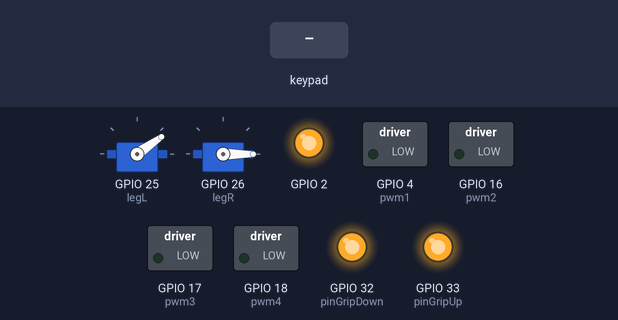
The sketch below on a simulated ESP32. Parts: 2 × servo, switched loads named in the sketch (green lamp = pin HIGH), output pins drawn as LEDs (lit = HIGH). The test bench sets the inputs (shaded band). Nothing arrives over Bluetooth unless stated.

Above: at 1.2 s.
1.3 s: key 'L' pressed
At 1.53 s:
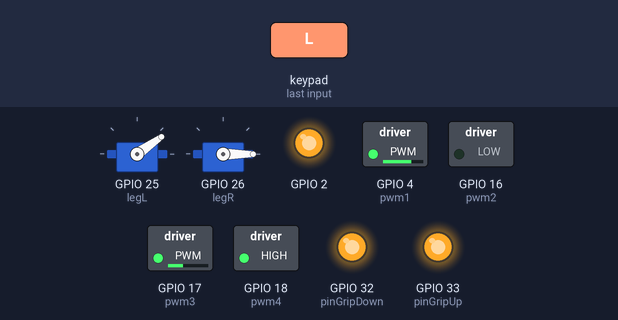
Timing chart, 0 to 1.5 s (numbered marks = the images above; inputs shaded):
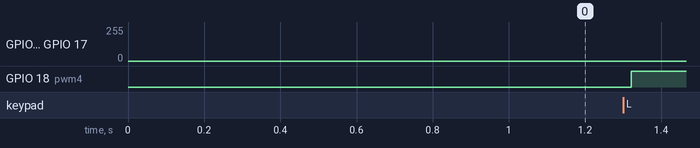

The sketch:

ManualBaronas2022.ino
```cpp
#include <Ps3Controller.h>
#include <Servo.h>
#define pwm1 4
#define pwm2 16
#define pwm3 17
#define pwm4 18
#define pinGripUp 33
#define pinGripDown 32
#define defaultSpeed 180

bool maju, mundur, kiri, kanan, LanalogKanan, LanalogKiri, nos, half;
bool gripUp, gripDown, gripOpen, gripClose;
int LanalogValX, nowSpeed;
Servo legL;
Servo legR;

void logic() {
  maju = Ps3.data.button.cross;
  mundur = Ps3.data.button.square;
  kiri = Ps3.data.button.left || LanalogKiri;
  kanan = Ps3.data.button.right || LanalogKanan;
  nos = Ps3.data.button.r1;
  half = Ps3.data.button.triangle;
  gripUp = Ps3.data.button.l1;
  gripDown = Ps3.data.button.l2;
  gripOpen = Ps3.data.button.r2;
  //gripClose = Ps3.data.button.;

  if (nos) nowSpeed = 255;
  else nowSpeed = defaultSpeed;


  if (half) {
    maju = 1;
    nowSpeed = 90;
  }

  if (gripUp && !gripDown) digitalWrite(pinGripUp, LOW);
  else if (!gripUp && gripDown) digitalWrite(pinGripDown, LOW);
  else {
    digitalWrite(pinGripUp, HIGH);
    digitalWrite(pinGripDown, HIGH);
  }

  if (gripOpen) letGripOpen();
  else letGripClose();
  if (!nos) {
    if      (maju && kiri)    motor(        0,  nowSpeed - 10);
    else if (maju && kanan)   motor( nowSpeed - 10,         0);
    else if (mundur && kiri)  motor(        0, -nowSpeed - 0);
    else if (mundur && kanan) motor(-nowSpeed + 0,         0);
    else if (maju)            motor( nowSpeed - 5,  nowSpeed - 0);
    else if (mundur)          motor(-nowSpeed - 80, -nowSpeed -80);
    else if (kiri)            motor(-nowSpeed + 23,  nowSpeed - 20);
    else if (kanan)           motor( nowSpeed - 20, -nowSpeed + 23);
    else                      motor(        0,         0);
  }
  if (half) {
    if      (maju && kiri)    motor(        0,  nowSpeed - 0);
    else if (maju && kanan)   motor( nowSpeed - 0,         0);
    else if (mundur && kiri)  motor(        0, -nowSpeed - 0);
    else if (mundur && kanan) motor(-nowSpeed + 0,         0);
    else if (maju)            motor( nowSpeed - 2,  nowSpeed - 0);
    else if (mundur)          motor(-nowSpeed + 6, -nowSpeed + 0);
    else if (kiri)            motor(-nowSpeed + 23,  nowSpeed - 20);
    else if (kanan)           motor( nowSpeed - 20, -nowSpeed + 23);
    else                      motor(        0,         0);
  }
  else {
    if      (maju && kiri)    motor(        0,  nowSpeed - 0);
    else if (maju && kanan)   motor( nowSpeed - 0,         0);
    else if (mundur && kiri)  motor(        0, -nowSpeed + 0);
    else if (mundur && kanan) motor(-nowSpeed + 0,         0);
    else if (maju)            motor( nowSpeed - 0,  nowSpeed - 3);
    else if (mundur)          motor(-nowSpeed + 0, -nowSpeed + 8);
    else if (kiri)            motor(-nowSpeed + 0,  nowSpeed - 0);
    else if (kanan)           motor( nowSpeed - 0, -nowSpeed + 0);
    else                      motor(        0,         0);

  }
}

void letGripOpen() {
  legL.write(0);
  legR.write(35);
}
void letGripClose() {
  legL.write(35);
  legR.write(0);
}

void setup() {
  Serial.begin(115200);
  Ps3.begin("00:00:00:27:20:07");
  ledcAttachPin(pwm1, 5);
  ledcAttachPin(pwm3, 6);
  ledcSetup(5, 490, 8);
  ledcSetup(6, 490, 8);
  pinMode(pwm2, OUTPUT);
  pinMode(pwm4, OUTPUT);
  pinMode(pinGripUp, OUTPUT);
  pinMode(pinGripDown, OUTPUT);
  digitalWrite(pinGripUp, HIGH);
  digitalWrite(pinGripDown, HIGH);
  pinMode(2, OUTPUT);
  legL.attach(25);
  legR.attach(26);
  while (!Ps3.isConnected()) {
    digitalWrite(2, !digitalRead(2));
    delay(100);
  }
  digitalWrite(2, HIGH);
}

void loop() {
  if (Ps3.isConnected()) {
    LanalogValX = Ps3.data.analog.stick.lx;
    if (LanalogValX > 100) {
      LanalogKanan = 1;
      LanalogKiri = 0;
    }
    else if (LanalogValX < -100) {
      LanalogKanan = 0;
      LanalogKiri = 1;
    }
    else {
      LanalogKanan = 0;
      LanalogKiri = 0;
    }
    logic();
  }
  else ESP.restart();

}

void motor(int speedL, int speedR) {
  if (speedL > 255) speedL = 255;
  else if (speedL < -255) speedL = -255;
  if (speedR > 255) speedR = 255;
  else if (speedR < -255) speedR = -255;

  if (speedL > 0) {
    digitalWrite(pwm2, HIGH);
    ledcWrite(5, 255 - speedL);
  }
  else if (speedL < 0) {
    digitalWrite(pwm2, LOW);
    ledcWrite(5, (speedL * -1));
  }
  else {
    digitalWrite(pwm2, LOW);
    ledcWrite(5, 0);
  }

  if (speedR > 0) {
    digitalWrite(pwm4, HIGH);
    ledcWrite(6, 255 - speedR);
  }
  else if (speedR < 0) {
    digitalWrite(pwm4, LOW);
    ledcWrite(6, (speedR * -1));
  }
  else {
    digitalWrite(pwm4, LOW);
    ledcWrite(6, 0);
  }
}
```
